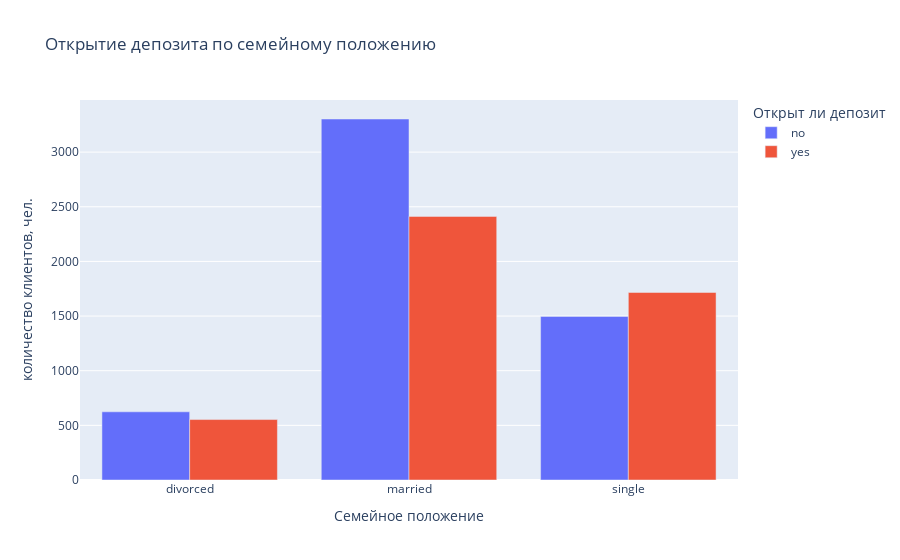

The code cell stored with this chart in its notebook:
### Markdown cell above
### Задания 9 и 10

### Code cell
# постройте визуализации для открывших и неоткрывших депозит в зависимости от семейного статуса
bar_data= df_cleaned.groupby(
    by='marital',
    as_index=False
)['deposit'].value_counts()

fig = px.bar(
    data_frame=bar_data,
    x="marital", 
    y="count", 
    color="deposit",
    labels={'deposit':'Открыт ли депозит', 'count':'количество клиентов, чел.', 'marital':'Семейное положение'},
    barmode="group",
    orientation='v',
    title='Открытие депозита по семейному положению'
);

fig.show()

### Figure 1 — Plotly figure (JSON) as saved in the notebook; plotly's stock layout.template omitted (floating-point values rounded to 4 significant figures)
{"data": [{"alignmentgroup": "True", "hovertemplate": "Открыт ли депозит=no<br>Семейное положение=%{x}<br>количество клиентов, чел.=%{y}<extra></extra>", "legendgroup": "no", "marker": {"color": "#636efa", "pattern": {"shape": ""}}, "name": "no", "offsetgroup": "no", "orientation": "v", "showlegend": true, "textposition": "auto", "type": "bar", "x": ["divorced", "married", "single"], "xaxis": "x", "y": [624, 3303, 1497], "yaxis": "y"}, {"alignmentgroup": "True", "hovertemplate": "Открыт ли депозит=yes<br>Семейное положение=%{x}<br>количество клиентов, чел.=%{y}<extra></extra>", "legendgroup": "yes", "marker": {"color": "#EF553B", "pattern": {"shape": ""}}, "name": "yes", "offsetgroup": "yes", "orientation": "v", "showlegend": true, "textposition": "auto", "type": "bar", "x": ["divorced", "married", "single"], "xaxis": "x", "y": [553, 2412, 1716], "yaxis": "y"}], "layout": {"barmode": "group", "legend": {"title": {"text": "Открыт ли депозит"}, "tracegroupgap": 0}, "title": {"text": "Открытие депозита по семейному положению"}, "xaxis": {"anchor": "y", "domain": [0, 1], "title": {"text": "Семейное положение"}}, "yaxis": {"anchor": "x", "domain": [0, 1], "title": {"text": "количество клиентов, чел."}}}}
